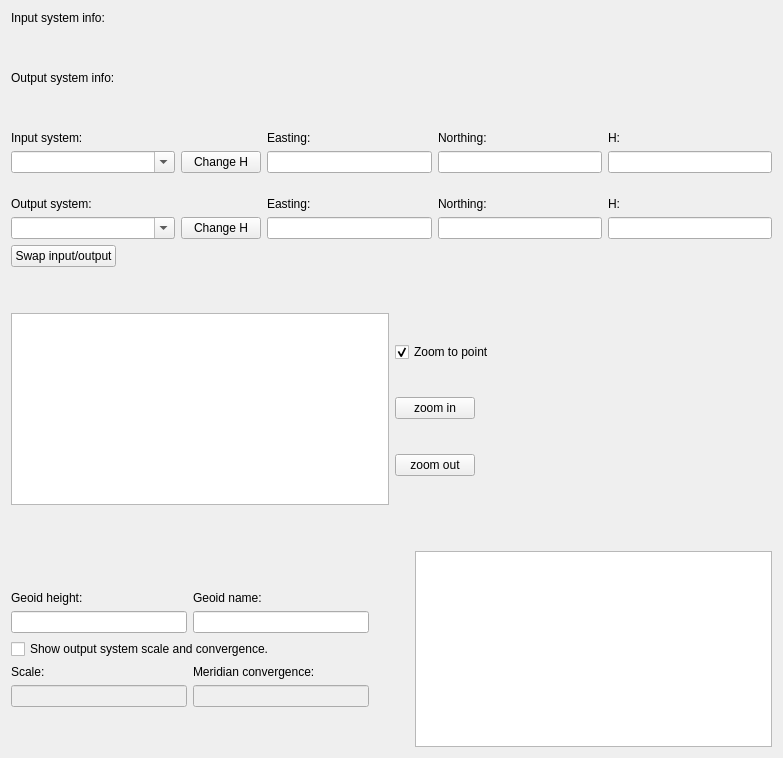
      <widget class="QWidget" name="tab_interactive">
       <attribute name="title">
        <string>Interactive</string>
       </attribute>
       <layout class="QVBoxLayout" name="verticalLayout_3">
        <item>
         <layout class="QVBoxLayout" name="verticalLayout_2">
          <item>
           <widget class="QLabel" name="lbl_input_info">
            <property name="toolTip">
             <string>Input system description</string>
            </property>
            <property name="whatsThis">
             <string>Detailed description of input srs.</string>
            </property>
            <property name="text">
             <string>Input system info:</string>
            </property>
           </widget>
          </item>
          <item>
           <spacer name="verticalSpacer_7">
            <property name="orientation">
             <enum>Qt::Vertical</enum>
            </property>
            <property name="sizeHint" stdset="0">
             <size>
              <width>20</width>
              <height>40</height>
             </size>
            </property>
           </spacer>
          </item>
          <item>
           <widget class="QLabel" name="lbl_output_info">
            <property name="toolTip">
             <string>Output system description.</string>
            </property>
            <property name="whatsThis">
             <string>Detailed description of output system.</string>
            </property>
            <property name="text">
             <string>Output system info:</string>
            </property>
           </widget>
          </item>
         </layout>
        </item>
        <item>
         <spacer name="verticalSpacer_6">
          <property name="orientation">
           <enum>Qt::Vertical</enum>
          </property>
          <property name="sizeType">
           <enum>QSizePolicy::Maximum</enum>
          </property>
          <property name="sizeHint" stdset="0">
           <size>
            <width>20</width>
            <height>40</height>
           </size>
          </property>
         </spacer>
        </item>
        <item>
         <layout class="QGridLayout" name="gridLayout_2">
          <item row="0" column="0">
           <widget class="QLabel" name="lbl_input_system">
            <property name="text">
             <string>Input system:  </string>
            </property>
           </widget>
          </item>
          <item row="0" column="2">
           <widget class="QLabel" name="lbl_x_in">
            <property name="text">
             <string>Easting:</string>
            </property>
           </widget>
          </item>
          <item row="0" column="3">
           <widget class="QLabel" name="lbl_y_in">
            <property name="text">
             <string>Northing:</string>
            </property>
           </widget>
          </item>
          <item row="0" column="4">
           <widget class="QLabel" name="lbl_z_in">
            <property name="text">
             <string>H:</string>
            </property>
           </widget>
          </item>
          <item row="1" column="0">
           <widget class="QComboBox" name="cb_input_system">
            <property name="sizePolicy">
             <sizepolicy hsizetype="Expanding" vsizetype="Fixed">
              <horstretch>0</horstretch>
              <verstretch>0</verstretch>
             </sizepolicy>
            </property>
            <property name="toolTip">
             <string>Input minilabel</string>
            </property>
            <property name="whatsThis">
             <string>Specify input system minilabel here by selecting from dropdown list or typing one yourself. Enter triggers parsing and transformation.</string>
            </property>
            <property name="editable">
             <bool>true</bool>
            </property>
           </widget>
          </item>
          <item row="1" column="1">
           <widget class="QPushButton" name="bt_change_h_in">
            <property name="focusPolicy">
             <enum>Qt::StrongFocus</enum>
            </property>
            <property name="text">
             <string>Change H</string>
            </property>
           </widget>
          </item>
          <item row="1" column="2">
           <widget class="QLineEdit" name="txt_x_in">
            <property name="whatsThis">
             <string>Input coordinate. Can contain units like dg, sx, nt, rad or m. Enter triggers a transformation.</string>
            </property>
            <property name="text">
             <string/>
            </property>
           </widget>
          </item>
          <item row="1" column="3">
           <widget class="QLineEdit" name="txt_y_in">
            <property name="whatsThis">
             <string>Input coordinate. Can contain units like dg, sx, nt, rad or m. Enter triggers a transformation.</string>
            </property>
           </widget>
          </item>
          <item row="1" column="4">
           <widget class="QLineEdit" name="txt_z_in">
            <property name="whatsThis">
             <string>Input z-coordinate. Can contain unit (=m). Enter triggers a transformation.</string>
            </property>
           </widget>
          </item>
         </layout>
        </item>
        <item>
         <spacer name="verticalSpacer_8">
          <property name="orientation">
           <enum>Qt::Vertical</enum>
          </property>
          <property name="sizeHint" stdset="0">
           <size>
            <width>761</width>
            <height>18</height>
           </size>
          </property>
         </spacer>
        </item>
        <item>
         <layout class="QGridLayout" name="gridLayout_3">
          <item row="1" column="2">
           <widget class="QLineEdit" name="txt_x_out">
            <property name="whatsThis">
             <string>Output coordinate. Can contain units like dg, sx, nt, rad or m. </string>
            </property>
            <property name="readOnly">
             <bool>true</bool>
            </property>
           </widget>
          </item>
          <item row="1" column="1">
           <widget class="QPushButton" name="bt_change_h_out">
            <property name="text">
             <string>Change H</string>
            </property>
           </widget>
          </item>
          <item row="1" column="3">
           <widget class="QLineEdit" name="txt_y_out">
            <property name="whatsThis">
             <string>Output coordinate. Can contain units like dg, sx, nt, rad or m. </string>
            </property>
            <property name="readOnly">
             <bool>true</bool>
            </property>
           </widget>
          </item>
          <item row="1" column="0">
           <widget class="QComboBox" name="cb_output_system">
            <property name="sizePolicy">
             <sizepolicy hsizetype="Expanding" vsizetype="Fixed">
              <horstretch>0</horstretch>
              <verstretch>0</verstretch>
             </sizepolicy>
            </property>
            <property name="toolTip">
             <string>Output minilabel.</string>
            </property>
            <property name="whatsThis">
             <string>Specify output system minilabel here by selecting from dropdown list or typing one yourself. Enter triggers parsing and transformation.</string>
            </property>
            <property name="editable">
             <bool>true</bool>
            </property>
           </widget>
          </item>
          <item row="1" column="4">
           <widget class="QLineEdit" name="txt_z_out">
            <property name="whatsThis">
             <string>Output z coordinate.</string>
            </property>
            <property name="readOnly">
             <bool>true</bool>
            </property>
           </widget>
          </item>
          <item row="0" column="2">
           <widget class="QLabel" name="lbl_x_out">
            <property name="text">
             <string>Easting:</string>
            </property>
           </widget>
          </item>
          <item row="0" column="4">
           <widget class="QLabel" name="lbl_z_out">
            <property name="text">
             <string>H:</string>
            </property>
           </widget>
          </item>
          <item row="0" column="3">
           <widget class="QLabel" name="lbl_y_out">
            <property name="text">
             <string>Northing:</string>
            </property>
           </widget>
          </item>
          <item row="0" column="0">
           <widget class="QLabel" name="lbl_output_system">
            <property name="text">
             <string>Output system:</string>
            </property>
           </widget>
          </item>
         </layout>
        </item>
        <item>
         <layout class="QHBoxLayout" name="horizontalLayout_3">
          <item>
           <widget class="QPushButton" name="bt_interactive_swap">
            <property name="whatsThis">
             <string>Swap input/output</string>
            </property>
            <property name="text">
             <string>Swap input/output</string>
            </property>
           </widget>
          </item>
          <item>
           <spacer name="horizontalSpacer_15">
            <property name="orientation">
             <enum>Qt::Horizontal</enum>
            </property>
            <property name="sizeHint" stdset="0">
             <size>
              <width>40</width>
              <height>20</height>
             </size>
            </property>
           </spacer>
          </item>
         </layout>
        </item>
        <item>
         <spacer name="verticalSpacer_3">
          <property name="orientation">
           <enum>Qt::Vertical</enum>
          </property>
          <property name="sizeHint" stdset="0">
           <size>
            <width>20</width>
            <height>40</height>
           </size>
          </property>
         </spacer>
        </item>
        <item>
         <layout class="QGridLayout" name="gridLayout_18">
          <item row="0" column="0">
           <layout class="QHBoxLayout" name="horizontalLayout_2">
            <item>
             <widget class="QGraphicsView" name="gv_map">
              <property name="sizePolicy">
               <sizepolicy hsizetype="Expanding" vsizetype="Fixed">
                <horstretch>0</horstretch>
                <verstretch>0</verstretch>
               </sizepolicy>
              </property>
              <property name="baseSize">
               <size>
                <width>360</width>
                <height>180</height>
               </size>
              </property>
             </widget>
            </item>
           </layout>
          </item>
          <item row="0" column="1">
           <layout class="QGridLayout" name="gridLayout_19">
            <item row="1" column="0">
             <widget class="QPushButton" name="bt_zoom_in">
              <property name="sizePolicy">
               <sizepolicy hsizetype="Fixed" vsizetype="Fixed">
                <horstretch>0</horstretch>
                <verstretch>0</verstretch>
               </sizepolicy>
              </property>
              <property name="text">
               <string>zoom in</string>
              </property>
             </widget>
            </item>
            <item row="2" column="0">
             <widget class="QPushButton" name="bt_zoom_out">
              <property name="sizePolicy">
               <sizepolicy hsizetype="Fixed" vsizetype="Fixed">
                <horstretch>0</horstretch>
                <verstretch>0</verstretch>
               </sizepolicy>
              </property>
              <property name="text">
               <string>zoom out</string>
              </property>
             </widget>
            </item>
            <item row="1" column="1">
             <spacer name="horizontalSpacer_13">
              <property name="orientation">
               <enum>Qt::Horizontal</enum>
              </property>
              <property name="sizeHint" stdset="0">
               <size>
                <width>40</width>
                <height>20</height>
               </size>
              </property>
             </spacer>
            </item>
            <item row="0" column="0">
             <widget class="QCheckBox" name="chb_zoom_to_point">
              <property name="toolTip">
               <string>Check to alwyas center on zoom.</string>
              </property>
              <property name="whatsThis">
               <string>Check this box to alwyas center current point on zoom.</string>
              </property>
              <property name="text">
               <string>Zoom to point</string>
              </property>
              <property name="checked">
               <bool>true</bool>
              </property>
             </widget>
            </item>
           </layout>
          </item>
         </layout>
        </item>
        <item>
         <spacer name="verticalSpacer">
          <property name="orientation">
           <enum>Qt::Vertical</enum>
          </property>
          <property name="sizeHint" stdset="0">
           <size>
            <width>20</width>
            <height>40</height>
           </size>
          </property>
         </spacer>
        </item>
        <item>
         <layout class="QHBoxLayout" name="horizontalLayout">
          <item>
           <layout class="QVBoxLayout" name="verticalLayout_4">
            <item>
             <spacer name="verticalSpacer_15">
              <property name="orientation">
               <enum>Qt::Vertical</enum>
              </property>
              <property name="sizeHint" stdset="0">
               <size>
                <width>20</width>
                <height>40</height>
               </size>
              </property>
             </spacer>
            </item>
            <item>
             <layout class="QGridLayout" name="gridLayout_6">
              <item row="0" column="0">
               <widget class="QLabel" name="lbl_geoid_height">
                <property name="text">
                 <string>Geoid height:</string>
                </property>
               </widget>
              </item>
              <item row="0" column="1">
               <widget class="QLabel" name="lbl_geoid_name">
                <property name="text">
                 <string>Geoid name:</string>
                </property>
               </widget>
              </item>
              <item row="1" column="0">
               <widget class="QLineEdit" name="txt_geoid_height">
                <property name="acceptDrops">
                 <bool>false</bool>
                </property>
                <property name="whatsThis">
                 <string>Height of geoid above ellipsoid at current location.</string>
                </property>
                <property name="readOnly">
                 <bool>true</bool>
                </property>
               </widget>
              </item>
              <item row="1" column="1">
               <widget class="QLineEdit" name="txt_geoid_name">
                <property name="enabled">
                 <bool>true</bool>
                </property>
                <property name="acceptDrops">
                 <bool>false</bool>
                </property>
                <property name="whatsThis">
                 <string>Name of currently used geiod. </string>
                </property>
                <property name="readOnly">
                 <bool>true</bool>
                </property>
               </widget>
              </item>
             </layout>
            </item>
            <item>
             <widget class="QCheckBox" name="chb_show_scale">
              <property name="whatsThis">
               <string>Show results of output system scale and convergence in text fields below.</string>
              </property>
              <property name="text">
               <string>Show output system scale and convergence.</string>
              </property>
             </widget>
            </item>
            <item>
             <layout class="QGridLayout" name="gridLayout_21">
              <item row="0" column="0">
               <widget class="QLabel" name="lbl_scale">
                <property name="text">
                 <string>Scale:</string>
                </property>
               </widget>
              </item>
              <item row="0" column="1">
               <widget class="QLabel" name="lbl_meridian_convergence">
                <property name="text">
                 <string>Meridian convergence:</string>
                </property>
               </widget>
              </item>
              <item row="1" column="0">
               <widget class="QLineEdit" name="txt_scale">
                <property name="enabled">
                 <bool>false</bool>
                </property>
                <property name="acceptDrops">
                 <bool>false</bool>
                </property>
                <property name="toolTip">
                 <string/>
                </property>
                <property name="whatsThis">
                 <string>Conformal scale factor of current output system at current location.</string>
                </property>
                <property name="readOnly">
                 <bool>true</bool>
                </property>
               </widget>
              </item>
              <item row="1" column="1">
               <widget class="QLineEdit" name="txt_meridian_convergence">
                <property name="enabled">
                 <bool>false</bool>
                </property>
                <property name="acceptDrops">
                 <bool>false</bool>
                </property>
                <property name="whatsThis">
                 <string>Meridian convergence of current output system at current location.</string>
                </property>
                <property name="readOnly">
                 <bool>true</bool>
                </property>
               </widget>
              </item>
             </layout>
            </item>
            <item>
             <spacer name="verticalSpacer_18">
              <property name="orientation">
               <enum>Qt::Vertical</enum>
              </property>
              <property name="sizeHint" stdset="0">
               <size>
                <width>20</width>
                <height>40</height>
               </size>
              </property>
             </spacer>
            </item>
           </layout>
          </item>
          <item>
           <spacer name="horizontalSpacer">
            <property name="orientation">
             <enum>Qt::Horizontal</enum>
            </property>
            <property name="sizeType">
             <enum>QSizePolicy::Fixed</enum>
            </property>
            <property name="sizeHint" stdset="0">
             <size>
              <width>40</width>
              <height>20</height>
             </size>
            </property>
           </spacer>
          </item>
          <item>
           <widget class="QTextEdit" name="txt_log">
            <property name="whatsThis">
             <string>Text field for reporting things like error/log messages.</string>
            </property>
           </widget>
          </item>
         </layout>
        </item>
       </layout>
      </widget>
